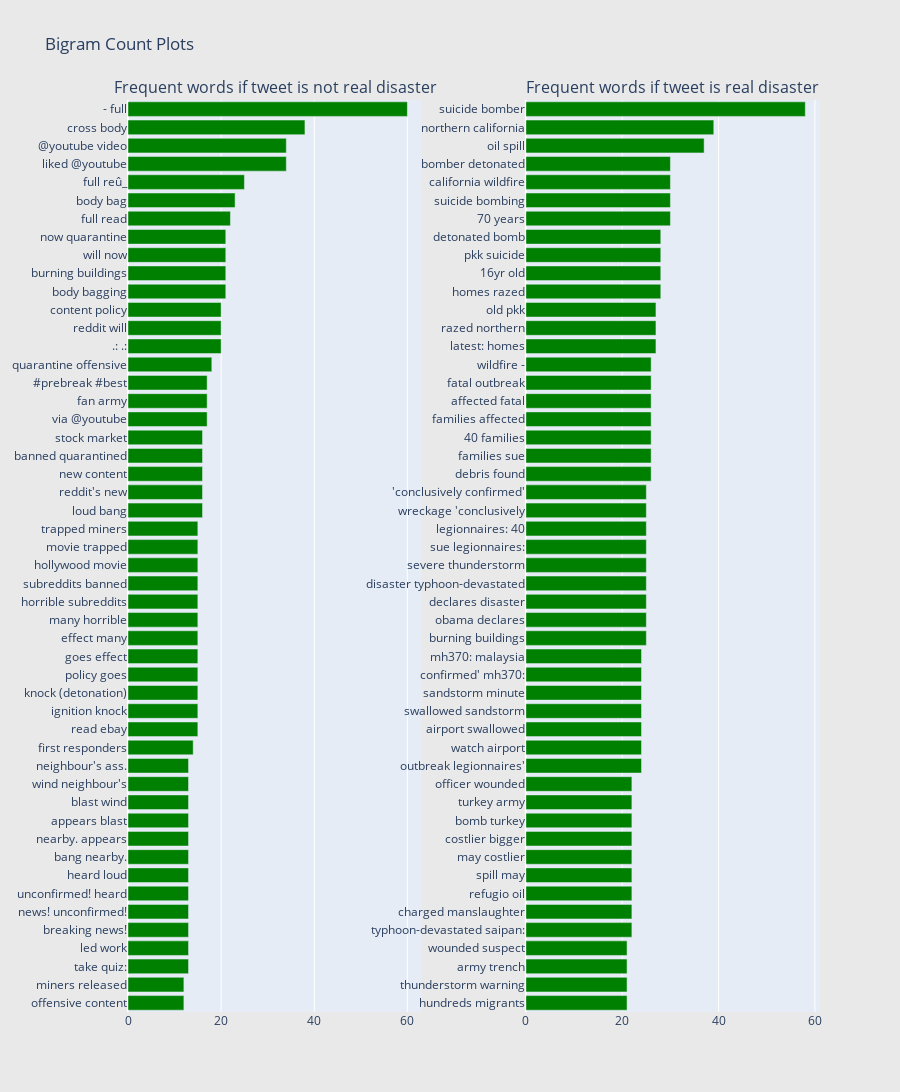

Source (notebook cell):
### Code cell
freq_dict = defaultdict(int)
for sent in train0_df["text"]:
    for word in generate_ngrams(sent,2):
        freq_dict[word] += 1
fd_sorted = pd.DataFrame(sorted(freq_dict.items(), key=lambda x: x[1])[::-1])
fd_sorted.columns = ["word", "wordcount"]
trace0 = horizontal_bar_chart(fd_sorted.head(50), 'green')


freq_dict = defaultdict(int)
for sent in train1_df["text"]:
    for word in generate_ngrams(sent,2):
        freq_dict[word] += 1
fd_sorted = pd.DataFrame(sorted(freq_dict.items(), key=lambda x: x[1])[::-1])
fd_sorted.columns = ["word", "wordcount"]
trace1 = horizontal_bar_chart(fd_sorted.head(50), 'green')

# Creating two subplots
fig = tools.make_subplots(rows=1, cols=2, vertical_spacing=0.04,horizontal_spacing=0.15,
                          subplot_titles=["Frequent words if tweet is not real disaster", 
                                          "Frequent words if tweet is real disaster"])
fig.append_trace(trace0, 1, 1)
fig.append_trace(trace1, 1, 2)
fig['layout'].update(height=1200, width=900, paper_bgcolor='rgb(233,233,233)', title="Bigram Count Plots")
py.iplot(fig, filename='word-plots')
fig.show(renderer='colab')

### Figure 1 — Plotly figure (JSON) as saved in the notebook; plotly's stock layout.template omitted (floating-point values rounded to 4 significant figures)
{"data": [{"marker": {"color": "green"}, "orientation": "h", "showlegend": false, "x": [12, 12, 13, 13, 13, 13, 13, 13, 13, 13, 13, 13, 13, 13, 14, 15, 15, 15, 15, 15, 15, 15, 15, 15, 15, 15, 15, 16, 16, 16, 16, 16, 17, 17, 17, 18, 20, 20, 20, 21, 21, 21, 21, 22, 23, 25, 34, 34, 38, 60], "xaxis": "x", "y": ["offensive content", "miners released", "take quiz:", "led work", "breaking news!", "news! unconfirmed!", "unconfirmed! heard", "heard loud", "bang nearby.", "nearby. appears", "appears blast", "blast wind", "wind neighbour's", "neighbour's ass.", "first responders", "read ebay", "ignition knock", "knock (detonation)", "policy goes", "goes effect", "effect many", "many horrible", "horrible subreddits", "subreddits banned", "hollywood movie", "movie trapped", "trapped miners", "loud bang", "reddit's new", "new content", "banned quarantined", "stock market", "via @youtube", "fan army", "#prebreak #best", "quarantine offensive", ".: .:", "reddit will", "content policy", "body bagging", "burning buildings", "will now", "now quarantine", "full read", "body bag", "full reû_", "liked @youtube", "@youtube video", "cross body", "- full"], "yaxis": "y", "type": "bar"}, {"marker": {"color": "green"}, "orientation": "h", "showlegend": false, "x": [21, 21, 21, 21, 22, 22, 22, 22, 22, 22, 22, 22, 22, 24, 24, 24, 24, 24, 24, 24, 25, 25, 25, 25, 25, 25, 25, 25, 25, 26, 26, 26, 26, 26, 26, 26, 27, 27, 27, 28, 28, 28, 28, 30, 30, 30, 30, 37, 39, 58], "xaxis": "x2", "y": ["hundreds migrants", "thunderstorm warning", "army trench", "wounded suspect", "typhoon-devastated saipan:", "charged manslaughter", "refugio oil", "spill may", "may costlier", "costlier bigger", "bomb turkey", "turkey army", "officer wounded", "outbreak legionnaires'", "watch airport", "airport swallowed", "swallowed sandstorm", "sandstorm minute", "confirmed' mh370:", "mh370: malaysia", "burning buildings", "obama declares", "declares disaster", "disaster typhoon-devastated", "severe thunderstorm", "sue legionnaires:", "legionnaires: 40", "wreckage 'conclusively", "'conclusively confirmed'", "debris found", "families sue", "40 families", "families affected", "affected fatal", "fatal outbreak", "wildfire -", "latest: homes", "razed northern", "old pkk", "homes razed", "16yr old", "pkk suicide", "detonated bomb", "70 years", "suicide bombing", "california wildfire", "bomber detonated", "oil spill", "northern california", "suicide bomber"], "yaxis": "y2", "type": "bar"}], "layout": {"annotations": [{"font": {"size": 16}, "showarrow": false, "text": "Frequent words if tweet is not real disaster", "x": 0.2125, "xanchor": "center", "xref": "paper", "y": 1, "yanchor": "bottom", "yref": "paper"}, {"font": {"size": 16}, "showarrow": false, "text": "Frequent words if tweet is real disaster", "x": 0.7875, "xanchor": "center", "xref": "paper", "y": 1, "yanchor": "bottom", "yref": "paper"}], "height": 1200, "paper_bgcolor": "rgb(233,233,233)", "title": {"text": "Bigram Count Plots"}, "width": 900, "xaxis": {"anchor": "y", "domain": [0, 0.425]}, "yaxis": {"anchor": "x", "domain": [0, 1]}, "xaxis2": {"anchor": "y2", "domain": [0.575, 1]}, "yaxis2": {"anchor": "x2", "domain": [0, 1]}}}
